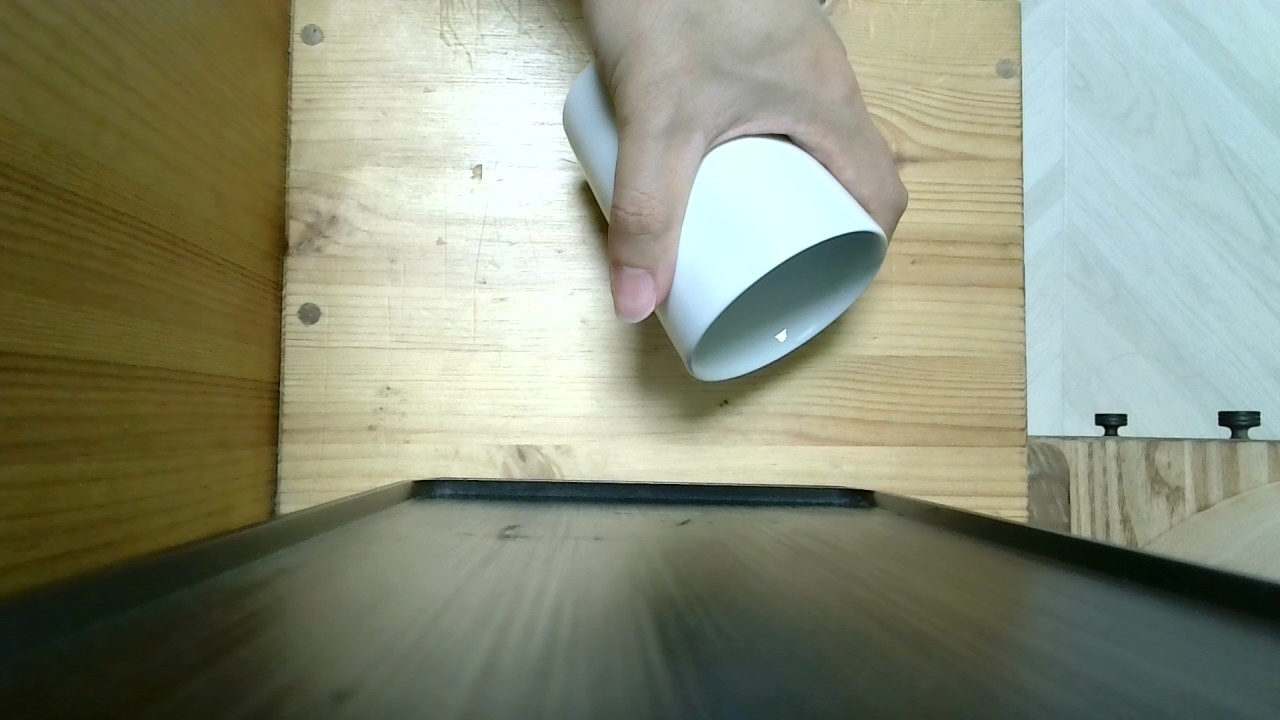
#> input picture calibration/img_00.jpg, 1280 x 720 px; its folder holds 4 pictures in this run
$ python calibration.py
#> lines starting #> are read from the running program, lines starting #| are printed output that depends on the picture; after the words box and inside, x2 and y2 are one past the last pixel; in counts of white or black regions, pixels touching at a corner belong together
import cv2
import numpy as np
import glob
from pathlib import Path

CHECKERBOARD = (9, 6)

criteria = (
    cv2.TERM_CRITERIA_EPS + cv2.TERM_CRITERIA_MAX_ITER,
    30,
    0.001,
)

objp = np.zeros((CHECKERBOARD[0]*CHECKERBOARD[1],3), np.float32)
# 기존 코드: objp[:,:2] = np.mgrid[0:CHECKERBOARD[0],0:CHECKERBOARD[1]].T.reshape(-1,2)
square_size = 19.0 # mm 단위
objp[:,:2] = np.mgrid[0:CHECKERBOARD[0], 0:CHECKERBOARD[1]].T.reshape(-1, 2) * square_size

objpoints = []
imgpoints = []

BASE_DIR = Path(__file__).resolve().parent
CALIB_DIR = BASE_DIR.parent / "calibration"

images = [str(p) for p in CALIB_DIR.glob("*.jpg")]

print(CALIB_DIR)
print(f"Found {len(images)} images")

image_size = None  # 이미지 크기를 저장할 변수 초기화
success = 0

for fname in images:
    img = cv2.imread(fname)
#> img is the input picture: shape (720, 1280, 3); mean B, G, R 121.7, 142.4, 137.2
    if img is None:  # 이미지가 제대로 로드되지 않으면 건너뜀
        continue

    gray = cv2.cvtColor(img, cv2.COLOR_BGR2GRAY)
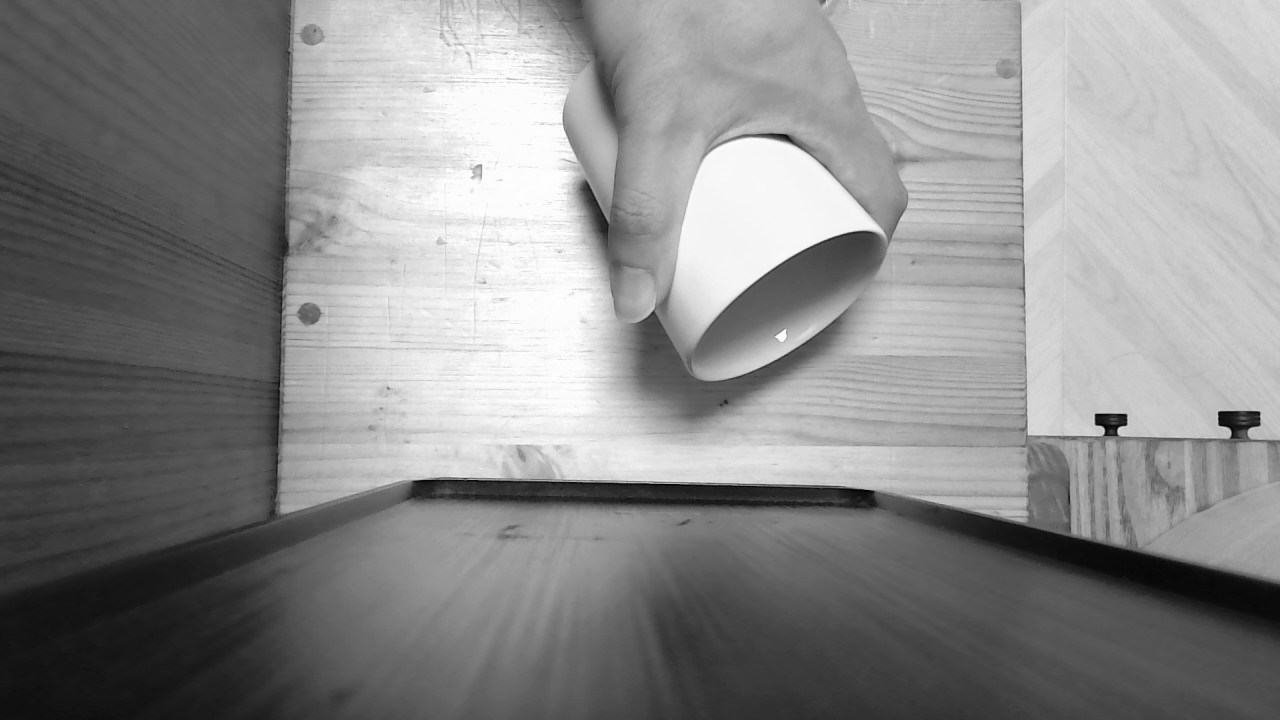
#> gray: shape (720, 1280); min 2, max 254, mean 138.5

    # 첫 번째 올바른 이미지에서 해상도(가로, 세로)를 딱 한 번만 저장
    if image_size is None:
        image_size = gray.shape[::-1]
#> image_size = (1280, 720)

    ret, corners = cv2.findChessboardCornersSB(
        gray,
        CHECKERBOARD,
        cv2.CALIB_CB_NORMALIZE_IMAGE
    )
#> ret = False

    if ret:
        success += 1

        objpoints.append(objp)

        corners2 = cv2.cornerSubPix(
            gray,
            corners,
            (11,11),
            (-1,-1),
            criteria,
        )

        imgpoints.append(corners2)

        cv2.drawChessboardCorners(img, CHECKERBOARD, corners2, ret)
        cv2.imshow('Chessboard', img)
        cv2.waitKey(500) # 0.5초 동안 확인

    else:
        print(f"Chessboard not found: {fname}")
#> pass 2 of the loop `for fname in images:`:
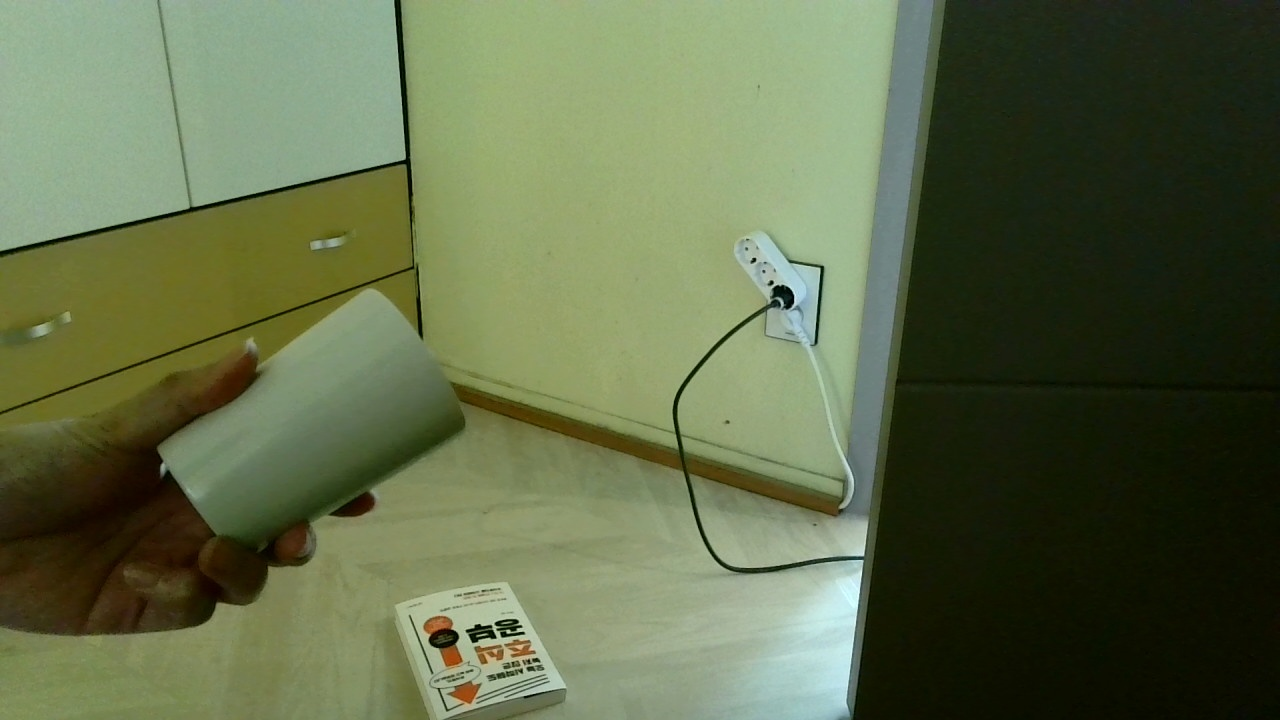
#> input picture calibration/img_01.jpg, 1280 x 720 px
#> img is the input picture: shape (720, 1280, 3); mean B, G, R 72.6, 106.3, 95
#> `gray = cv2.cvtColor(img, cv2.COLOR_BGR2GRAY)`:
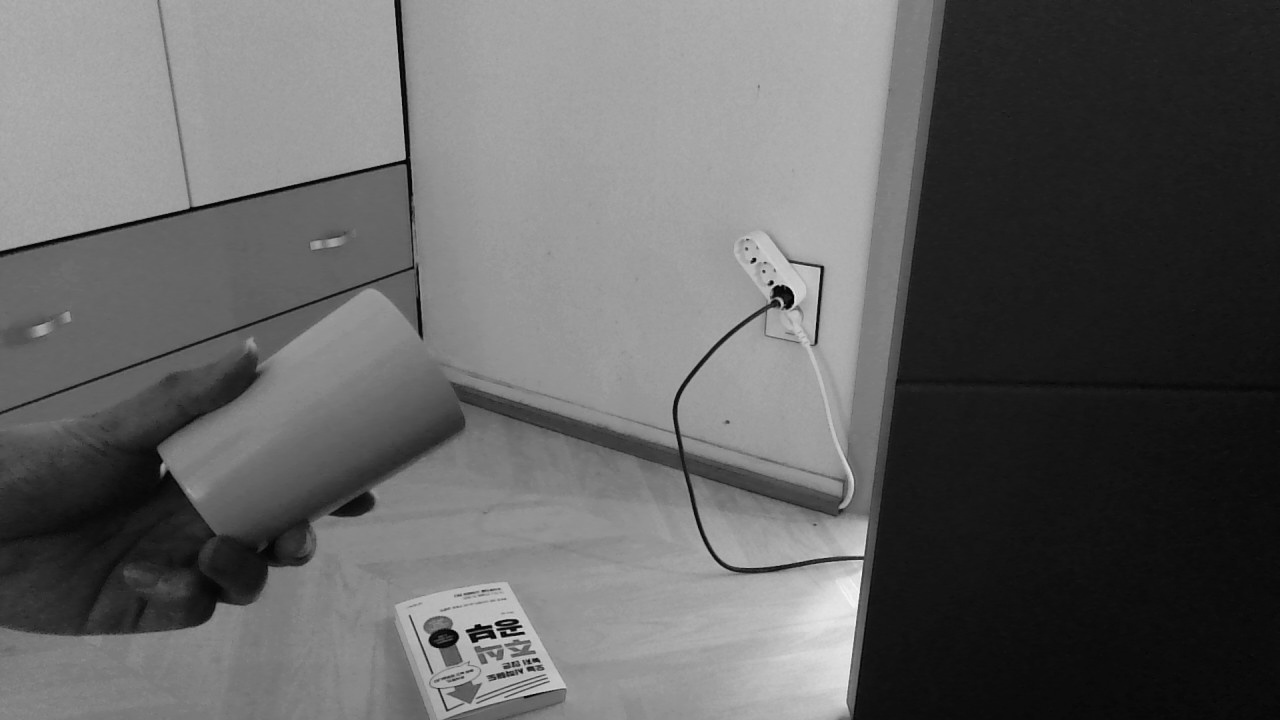
#> gray: shape (720, 1280); min 1, max 246, mean 99.1
#> pass 3 of the loop `for fname in images:`:
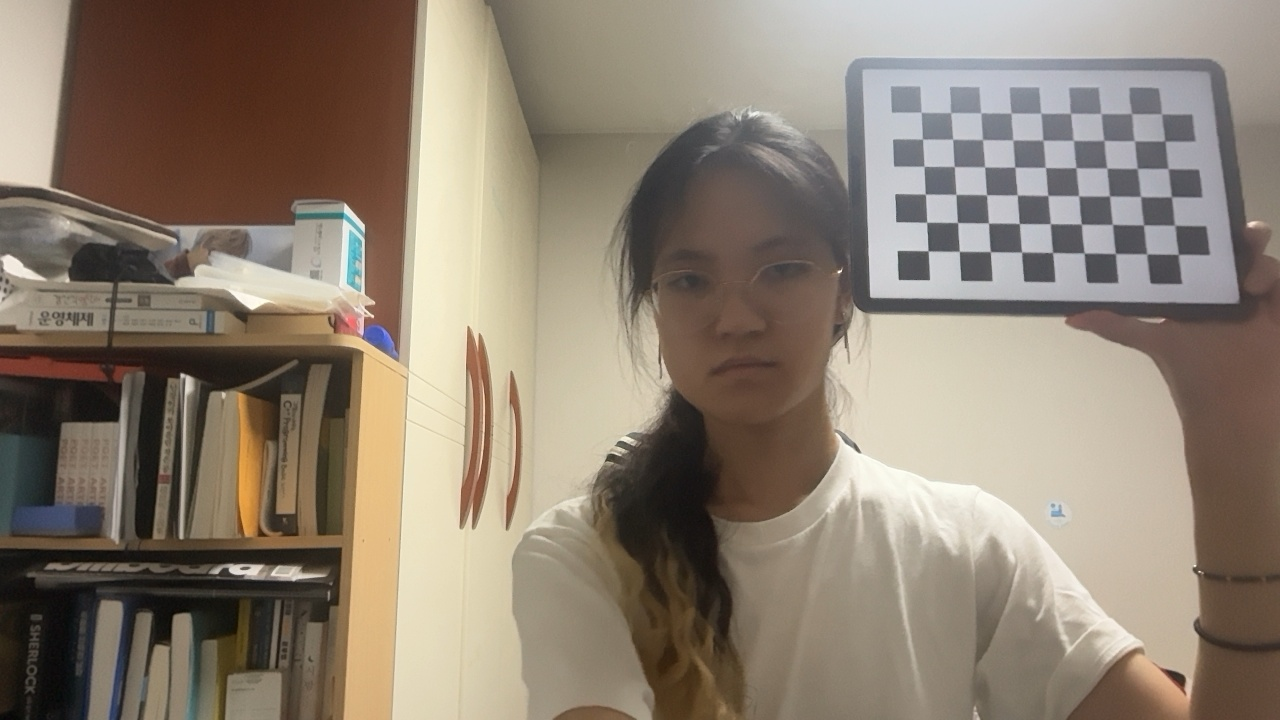
#> input picture calibration/img_03.jpg, 1280 x 720 px
#> img is the input picture: shape (720, 1280, 3); mean B, G, R 114.1, 128.7, 141.4
#> `gray = cv2.cvtColor(img, cv2.COLOR_BGR2GRAY)`:
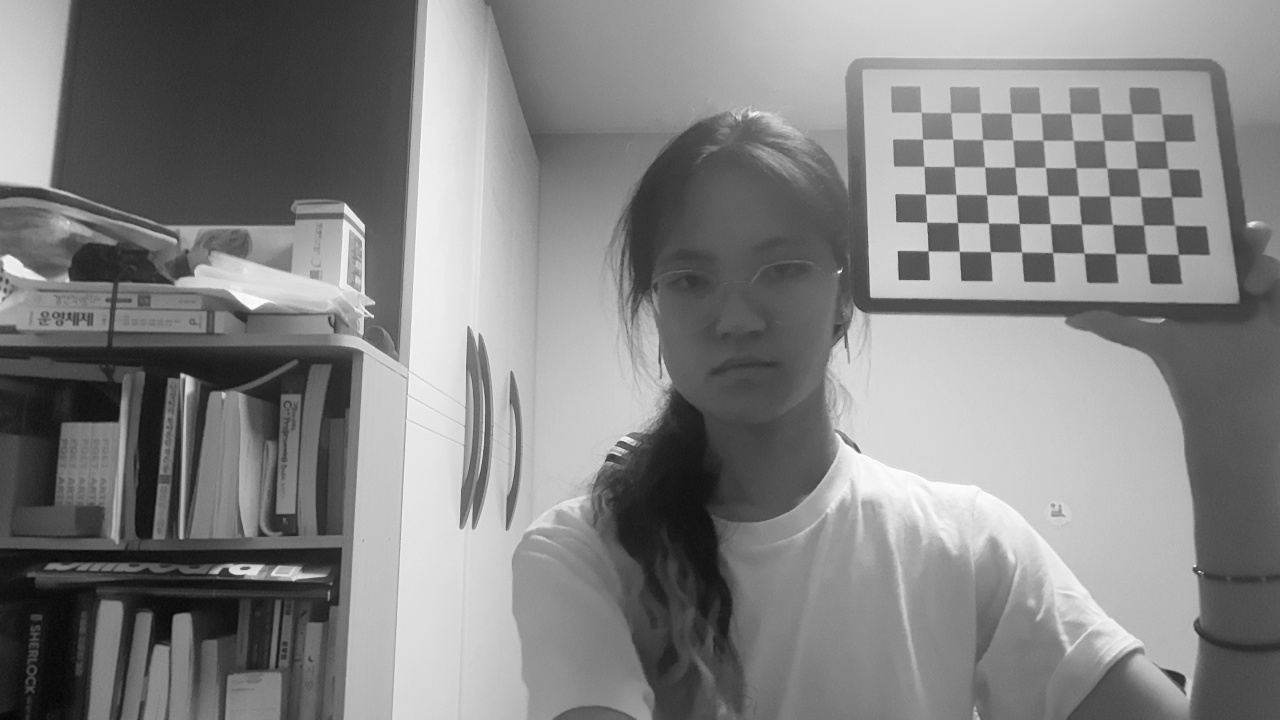
#> gray: shape (720, 1280); min 5, max 254, mean 130.8
#> ret = True; corners = 54 rows, first 8: [1177.9, 254.3], [1146.4, 253.9], [1115, 253.6], [1083.7, 253.1], [1052.3, 252.5], [1021.2, 252.2], [990, 251.8], [958.9, 251.4]
#> corners2 = 54 rows, first 8: [1178.3, 254.4], [1146.7, 253.8], [1115.4, 253.5], [1084.2, 253], [1052.6, 252.5], [1021.5, 252.1], [990.4, 251.6], [959.3, 251.3]
#> `cv2.drawChessboardCorners(img, CHECKERBOARD, corners2, ret)`:
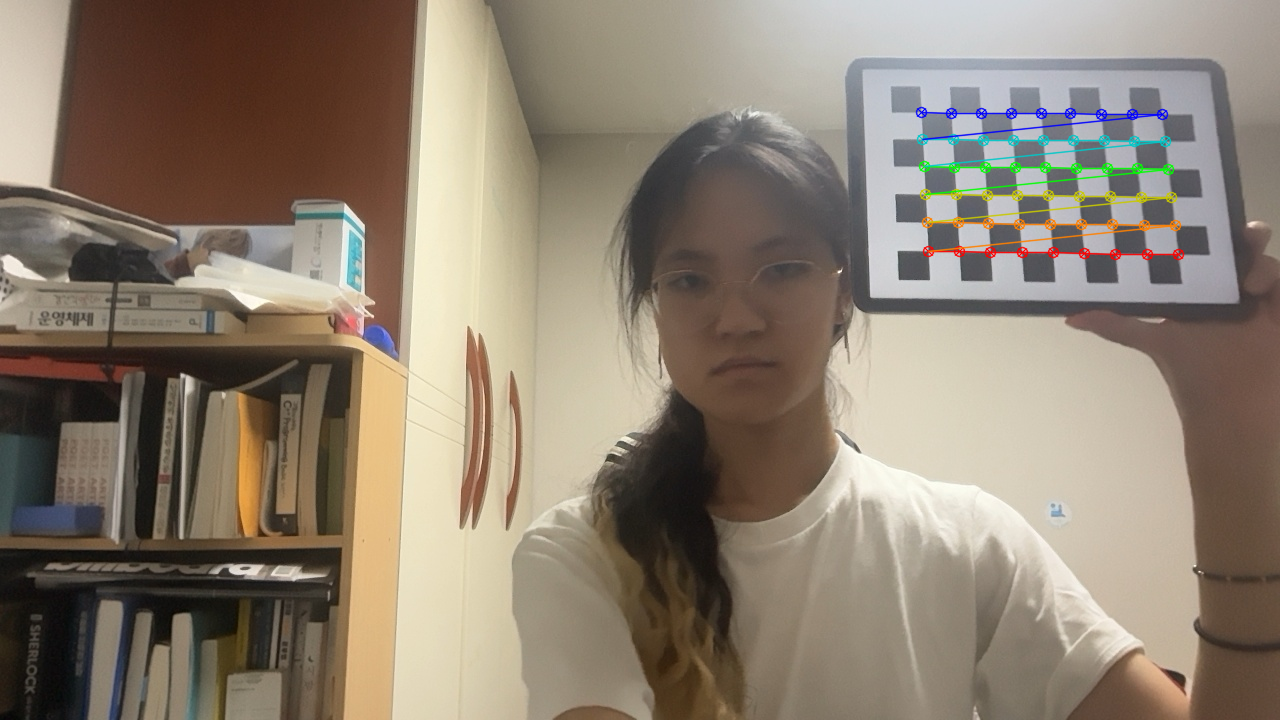
#> img: shape (720, 1280, 3); 1.31% of pixels changed, all inside (x1, y1, x2, y2) = (915, 106, 1185, 261)
#> the loop made 4 passes; the first 3 are shown

cv2.destroyAllWindows()

print(f"Detected {success}/{len(images)} images")

# 에러 방지: 유효한 이미지가 없거나 크기를 지정하지 못했을 경우 예외 처리
if image_size is None or len(objpoints) == 0:
    print("Error: 이미지를 찾을 수 없거나 정상적인 이미지 파일이 아닙니다.")
else:
    # gray.shape[::-1] 대신 안전하게 저장된 image_size를 사용
    ret, cameraMatrix, dist, rvecs, tvecs = cv2.calibrateCamera(
        objpoints,
        imgpoints,
        image_size,
        None,
        None
    )
    print(f"Calibration RMS Error: {ret:.4f}")

    print("--- Camera Matrix ---")
    print(cameraMatrix)
    print("\n--- Distortion Coefficients ---")
    print(dist)
    print("--------------------------------")

    np.savez(
        "camera_calibration.npz",
        cameraMatrix=cameraMatrix,
        distCoeffs=dist
    )

    print("Calibration saved to camera_calibration.npz")

    mean_error = 0
    for i in range(len(objpoints)):
        imgpoints2, _ = cv2.projectPoints(objpoints[i], rvecs[i], tvecs[i], cameraMatrix, dist)
        error = cv2.norm(imgpoints[i], imgpoints2, cv2.NORM_L2) / len(imgpoints2)
        mean_error += error

    print(f"Total error: {mean_error / len(objpoints)}")
